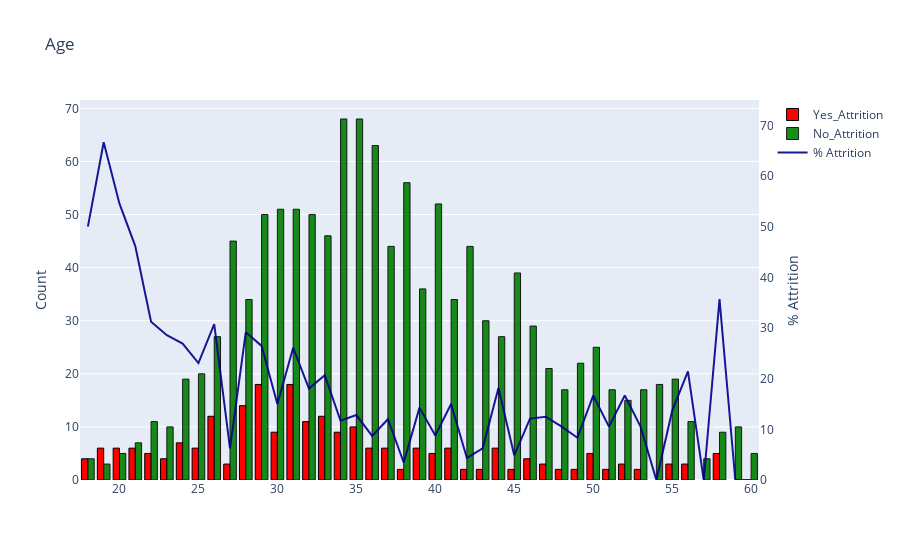

Notebook code for this chart:
### Code cell
barplot('Age', False)

### Figure 1 — Plotly figure (JSON) as saved in the notebook; plotly's stock layout.template omitted (floating-point values rounded to 4 significant figures)
{"data": [{"marker": {"color": "red", "line": {"color": "#000000", "width": 1}}, "name": "Yes_Attrition", "type": "bar", "x": [31, 29, 28, 33, 26, 32, 35, 34, 30, 24, 21, 44, 37, 19, 41, 25, 20, 39, 36, 40, 50, 22, 58, 23, 46, 18, 56, 55, 27, 52, 47, 48, 45, 42, 38, 51, 49, 43, 53], "y": [18, 18, 14, 12, 12, 11, 10, 9, 9, 7, 6, 6, 6, 6, 6, 6, 6, 6, 6, 5, 5, 5, 5, 4, 4, 4, 3, 3, 3, 3, 3, 2, 2, 2, 2, 2, 2, 2, 2]}, {"marker": {"color": "green", "line": {"color": "#000000", "width": 1}}, "name": "No_Attrition", "opacity": 0.9, "type": "bar", "x": [34, 35, 36, 38, 40, 31, 30, 29, 32, 33, 27, 42, 37, 45, 39, 41, 28, 43, 46, 44, 26, 50, 49, 47, 25, 55, 24, 54, 48, 51, 53, 52, 22, 56, 59, 23, 58, 21, 60, 20, 57, 18, 19], "y": [68, 68, 63, 56, 52, 51, 51, 50, 50, 46, 45, 44, 44, 39, 36, 34, 34, 30, 29, 27, 27, 25, 22, 21, 20, 19, 19, 18, 17, 17, 17, 15, 11, 11, 10, 10, 9, 7, 5, 5, 4, 4, 3]}, {"marker": {"color": "darkblue", "line": {"color": "#000000", "width": 0.5}}, "name": "% Attrition", "opacity": 0.9, "type": "scatter", "x": [18, 19, 20, 21, 22, 23, 24, 25, 26, 27, 28, 29, 30, 31, 32, 33, 34, 35, 36, 37, 38, 39, 40, 41, 42, 43, 44, 45, 46, 47, 48, 49, 50, 51, 52, 53, 54, 55, 56, 57, 58, 59, 60], "y": [50, 66.67, 54.55, 46.15, 31.25, 28.57, 26.92, 23.08, 30.77, 6.25, 29.17, 26.47, 15, 26.09, 18.03, 20.69, 11.69, 12.82, 8.696, 12, 3.448, 14.29, 8.772, 15, 4.348, 6.25, 18.18, 4.878, 12.12, 12.5, 10.53, 8.333, 16.67, 10.53, 16.67, 10.53, 0, 13.64, 21.43, 0, 35.71, 0, 0], "yaxis": "y2"}], "layout": {"title": {"text": "Age"}, "yaxis": {"title": {"text": "Count"}}, "yaxis2": {"anchor": "x", "overlaying": "y", "range": [0, 75], "showgrid": false, "side": "right", "title": {"text": "% Attrition"}, "zeroline": false}}}
